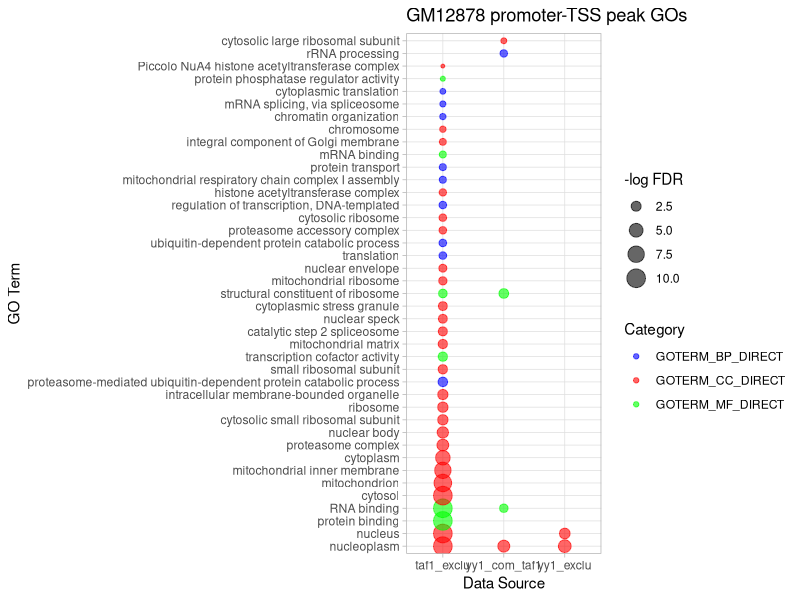
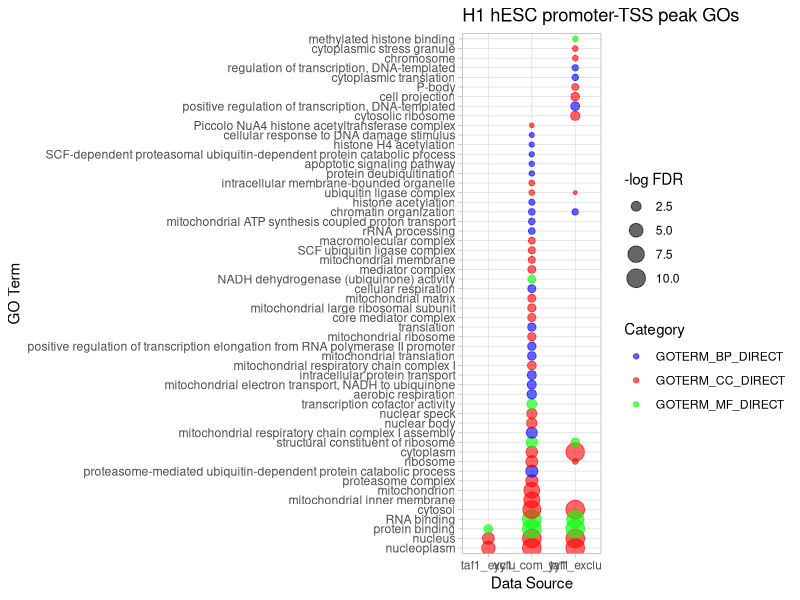
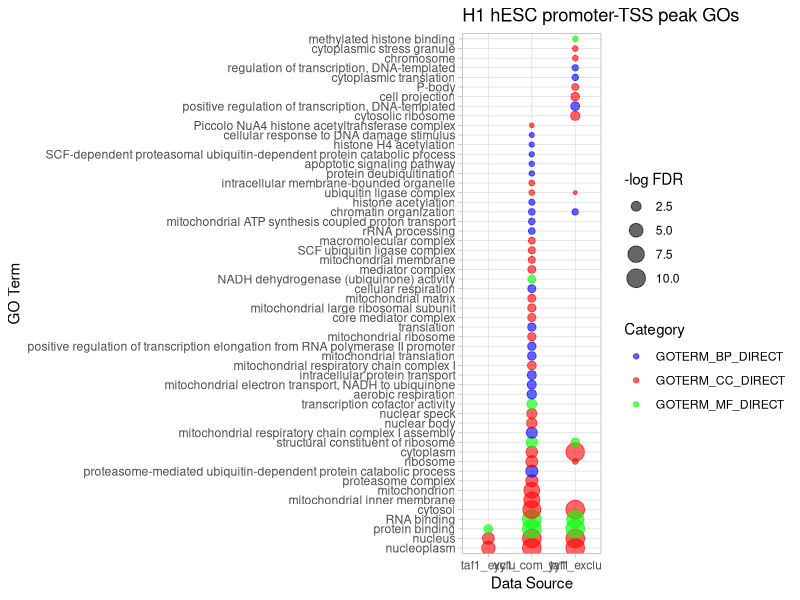
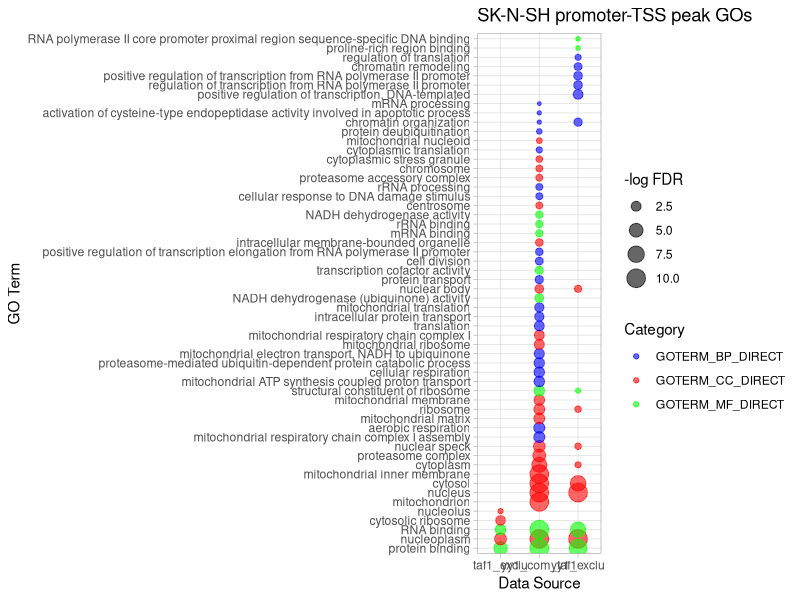

Generate these figures, in order, with R:
# Load required libraries
library(ggplot2)
library(dplyr)
library(tidyr)

# Read the TSV data for each file
taf1_exclu <- read.table("gm12878_promo_taf1_exclu_yy1_GO_fdr01.tsv", header=TRUE, sep="\t") %>%
  mutate(Source = "taf1_exclu")

yy1_com_taf1 <- read.table("gm12878_promo_yy1_com_taf1_GO_fdr01.tsv", header=TRUE, sep="\t") %>%
  mutate(Source = "yy1_com_taf1")

yy1_exclu <- read.table("gm12878_promo_yy1_exclu_taf1_GO_fdr01.tsv", header=TRUE, sep="\t") %>%
  mutate(Source = "yy1_exclu")

# Combine the three data frames into one
combined_data <- bind_rows(taf1_exclu, yy1_com_taf1, yy1_exclu)

# Transform FDR to get -log(FDR) with a lower cap of 1e-10
combined_data <- combined_data %>%
  mutate(FDR = pmax(FDR, 1e-10),
         neg_log_FDR = -log10(FDR))

# Ordering 'term' and 'Term_desc' based on 'Source' and 'FDR'
combined_data <- combined_data %>%
  arrange(Source, FDR) %>%
  mutate(
    term = factor(term, levels = unique(term)),
    Term_desc = factor(Term_desc, levels = unique(Term_desc))
  )

# Create the bubble plot
bubble_plot <- ggplot(combined_data, aes(x = Source, y = Term_desc, size = neg_log_FDR, color = Category)) +
  geom_point(alpha=0.6) +
  scale_color_manual(values = c("blue", "red", "green")) +  # Manually set the colors for the categories
  theme_light() +
  labs(title = "GM12878 promoter-TSS peak GOs", 
       size = "-log FDR",
       color = "Category",
       y = "GO Term",
       x = "Data Source") +
  theme(legend.position = "right")

print(bubble_plot)

###

# Read the TSV data for each file
taf1_exclu <- read.table("h1_hesc_promo_taf1_exclu_yy1_GO_fdr01.tsv", header=TRUE, sep="\t") %>%
  mutate(Source = "taf1_exclu")

yy1_com_taf1 <- read.table("h1_hesc_promo_yy1_com_taf1_GO_fdr01.tsv", header=TRUE, sep="\t") %>%
  mutate(Source = "yy1_com_taf1")

yy1_exclu <- read.table("h1_hesc_promo_yy1_exclu_taf1_GO_fdr01.tsv", header=TRUE, sep="\t") %>%
  mutate(Source = "yy1_exclu")

# Combine the three data frames into one
combined_data <- bind_rows(taf1_exclu, yy1_com_taf1, yy1_exclu)

# Transform FDR to get -log(FDR) with a lower cap of 1e-10
combined_data <- combined_data %>%
  mutate(FDR = pmax(FDR, 1e-10),
         neg_log_FDR = -log10(FDR))

# Ordering 'term' and 'Term_desc' based on 'Source' and 'FDR'
combined_data <- combined_data %>%
  arrange(Source, FDR) %>%
  mutate(
    term = factor(term, levels = unique(term)),
    Term_desc = factor(Term_desc, levels = unique(Term_desc))
  )

# Create the bubble plot
bubble_plot <- ggplot(combined_data, aes(x = Source, y = Term_desc, size = neg_log_FDR, color = Category)) +
  geom_point(alpha=0.6) +
  scale_color_manual(values = c("blue", "red", "green")) +  # Manually set the colors for the categories
  theme_light() +
  labs(title = "H1 hESC promoter-TSS peak GOs", 
       size = "-log FDR",
       color = "Category",
       y = "GO Term",
       x = "Data Source") +
  theme(legend.position = "right")

print(bubble_plot)


###


# Read the TSV data for each file
taf1_exclu <- read.table("h1_hesc_promo_taf1_exclu_yy1_GO_fdr01.tsv", header=TRUE, sep="\t") %>%
  mutate(Source = "taf1_exclu")

yy1_com_taf1 <- read.table("h1_hesc_promo_yy1_com_taf1_GO_fdr01.tsv", header=TRUE, sep="\t") %>%
  mutate(Source = "yy1_com_taf1")

yy1_exclu <- read.table("h1_hesc_promo_yy1_exclu_taf1_GO_fdr01.tsv", header=TRUE, sep="\t") %>%
  mutate(Source = "yy1_exclu")

# Combine the three data frames into one
combined_data <- bind_rows(taf1_exclu, yy1_com_taf1, yy1_exclu)

# Transform FDR to get -log(FDR) with a lower cap of 1e-10
combined_data <- combined_data %>%
  mutate(FDR = pmax(FDR, 1e-10),
         neg_log_FDR = -log10(FDR))

# Ordering 'term' and 'Term_desc' based on 'Source' and 'FDR'
combined_data <- combined_data %>%
  arrange(Source, FDR) %>%
  mutate(
    term = factor(term, levels = unique(term)),
    Term_desc = factor(Term_desc, levels = unique(Term_desc))
  )

# Create the bubble plot
bubble_plot <- ggplot(combined_data, aes(x = Source, y = Term_desc, size = neg_log_FDR, color = Category)) +
  geom_point(alpha=0.6) +
  scale_color_manual(values = c("blue", "red", "green")) +  # Manually set the colors for the categories
  theme_light() +
  labs(title = "H1 hESC promoter-TSS peak GOs", 
       size = "-log FDR",
       color = "Category",
       y = "GO Term",
       x = "Data Source") +
  theme(legend.position = "right")

print(bubble_plot)

###


# Load required libraries
library(ggplot2)
library(dplyr)
library(tidyr)

# Read the TSV data for each file
taf1_exclu <- read.table("sk_n_sh_promo_taf1_exclu_yy1_GO_fdr01.tsv", header=TRUE, sep="\t") %>%
  mutate(Source = "taf1_exclu")

yy1_com_taf1 <- read.table("sk_n_sh_promo_yy1_com_taf1_GO_fdr01.tsv", header=TRUE, sep="\t") %>%
  mutate(Source = "yy1_com_taf1")

yy1_exclu <- read.table("sk_n_sh_promo_yy1_exclu_taf1_GO_fdr01.tsv", header=TRUE, sep="\t") %>%
  mutate(Source = "yy1_exclu")

# Combine the three data frames into one
combined_data <- bind_rows(taf1_exclu, yy1_com_taf1, yy1_exclu)

# Transform FDR to get -log(FDR) with a lower cap of 1e-10
combined_data <- combined_data %>%
  mutate(FDR = pmax(FDR, 1e-10),
         neg_log_FDR = -log10(FDR))

# Ordering 'term' and 'Term_desc' based on 'Source' and 'FDR'
combined_data <- combined_data %>%
  arrange(Source, FDR) %>%
  mutate(
    term = factor(term, levels = unique(term)),
    Term_desc = factor(Term_desc, levels = unique(Term_desc))
  )

# Create the bubble plot
bubble_plot <- ggplot(combined_data, aes(x = Source, y = Term_desc, size = neg_log_FDR, color = Category)) +
  geom_point(alpha=0.6) +
  scale_color_manual(values = c("blue", "red", "green")) +  # Manually set the colors for the categories
  theme_light() +
  labs(title = "SK-N-SH promoter-TSS peak GOs", 
       size = "-log FDR",
       color = "Category",
       y = "GO Term",
       x = "Data Source") +
  theme(legend.position = "right")

print(bubble_plot)
